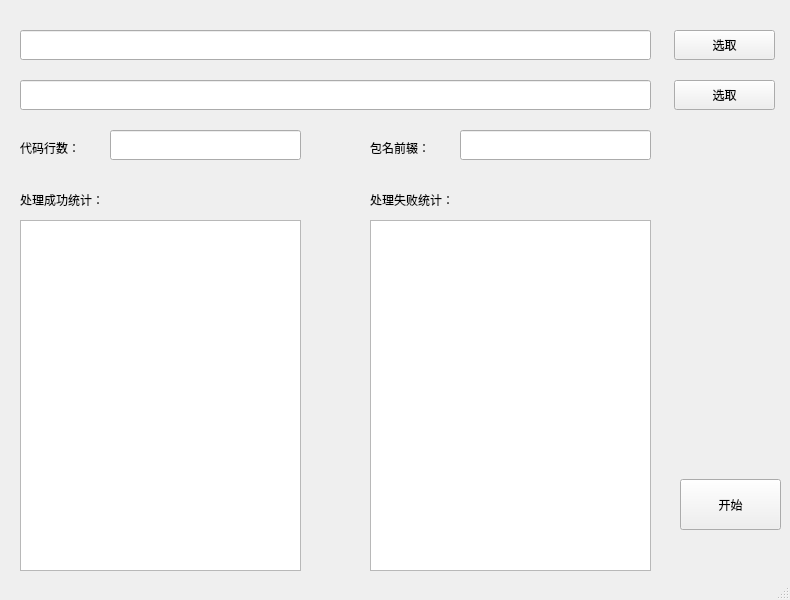
<?xml version="1.0" encoding="UTF-8"?>
<ui version="4.0">
 <class>MainWindow</class>
 <widget class="QMainWindow" name="MainWindow">
  <property name="geometry">
   <rect>
    <x>0</x>
    <y>0</y>
    <width>790</width>
    <height>600</height>
   </rect>
  </property>
  <property name="windowTitle">
   <string>MainWindow</string>
  </property>
  <property name="unifiedTitleAndToolBarOnMac">
   <bool>false</bool>
  </property>
  <widget class="QWidget" name="centralwidget">
   <widget class="QLineEdit" name="origin_url">
    <property name="geometry">
     <rect>
      <x>20</x>
      <y>30</y>
      <width>631</width>
      <height>30</height>
     </rect>
    </property>
   </widget>
   <widget class="QPushButton" name="origin_btn">
    <property name="geometry">
     <rect>
      <x>674</x>
      <y>30</y>
      <width>101</width>
      <height>30</height>
     </rect>
    </property>
    <property name="text">
     <string>选取</string>
    </property>
   </widget>
   <widget class="QLineEdit" name="traget_url">
    <property name="geometry">
     <rect>
      <x>20</x>
      <y>80</y>
      <width>631</width>
      <height>30</height>
     </rect>
    </property>
   </widget>
   <widget class="QPushButton" name="target_btn">
    <property name="geometry">
     <rect>
      <x>674</x>
      <y>80</y>
      <width>101</width>
      <height>30</height>
     </rect>
    </property>
    <property name="text">
     <string>选取</string>
    </property>
   </widget>
   <widget class="QLabel" name="label">
    <property name="geometry">
     <rect>
      <x>20</x>
      <y>140</y>
      <width>61</width>
      <height>16</height>
     </rect>
    </property>
    <property name="text">
     <string>代码行数：</string>
    </property>
   </widget>
   <widget class="QLineEdit" name="max_rows">
    <property name="geometry">
     <rect>
      <x>110</x>
      <y>130</y>
      <width>191</width>
      <height>30</height>
     </rect>
    </property>
   </widget>
   <widget class="QLineEdit" name="subpackage_prefix">
    <property name="geometry">
     <rect>
      <x>460</x>
      <y>130</y>
      <width>191</width>
      <height>30</height>
     </rect>
    </property>
   </widget>
   <widget class="QLabel" name="label_2">
    <property name="geometry">
     <rect>
      <x>370</x>
      <y>140</y>
      <width>61</width>
      <height>16</height>
     </rect>
    </property>
    <property name="text">
     <string>包名前辍：</string>
    </property>
   </widget>
   <widget class="QTextEdit" name="success_result">
    <property name="geometry">
     <rect>
      <x>20</x>
      <y>220</y>
      <width>281</width>
      <height>351</height>
     </rect>
    </property>
   </widget>
   <widget class="QTextEdit" name="fail_result">
    <property name="geometry">
     <rect>
      <x>370</x>
      <y>220</y>
      <width>281</width>
      <height>351</height>
     </rect>
    </property>
   </widget>
   <widget class="QLabel" name="label_3">
    <property name="geometry">
     <rect>
      <x>20</x>
      <y>190</y>
      <width>281</width>
      <height>20</height>
     </rect>
    </property>
    <property name="text">
     <string>处理成功统计：</string>
    </property>
   </widget>
   <widget class="QLabel" name="label_4">
    <property name="geometry">
     <rect>
      <x>370</x>
      <y>190</y>
      <width>281</width>
      <height>20</height>
     </rect>
    </property>
    <property name="text">
     <string>处理失败统计：</string>
    </property>
   </widget>
   <widget class="QPushButton" name="target_btn_2">
    <property name="geometry">
     <rect>
      <x>680</x>
      <y>479</y>
      <width>101</width>
      <height>51</height>
     </rect>
    </property>
    <property name="text">
     <string>开始</string>
    </property>
   </widget>
  </widget>
  <widget class="QStatusBar" name="statusbar"/>
 </widget>
 <resources/>
 <connections/>
</ui>
